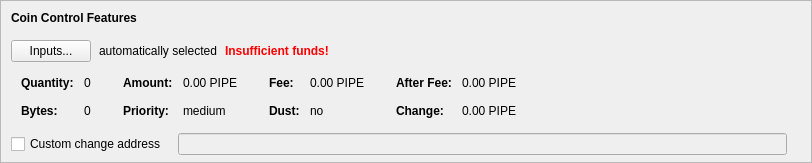
    <widget class="QFrame" name="frameCoinControl">
     <property name="sizePolicy">
      <sizepolicy hsizetype="Expanding" vsizetype="Expanding">
       <horstretch>0</horstretch>
       <verstretch>0</verstretch>
      </sizepolicy>
     </property>
     <property name="maximumSize">
      <size>
       <width>16777215</width>
       <height>16777215</height>
      </size>
     </property>
     <property name="frameShape">
      <enum>QFrame::StyledPanel</enum>
     </property>
     <property name="frameShadow">
      <enum>QFrame::Sunken</enum>
     </property>
     <layout class="QVBoxLayout" name="verticalLayoutCoinControl2">
      <property name="spacing">
       <number>0</number>
      </property>
      <property name="leftMargin">
       <number>0</number>
      </property>
      <property name="topMargin">
       <number>0</number>
      </property>
      <property name="rightMargin">
       <number>0</number>
      </property>
      <property name="bottomMargin">
       <number>6</number>
      </property>
      <item>
       <layout class="QVBoxLayout" name="verticalLayoutCoinControl" stretch="0,0,0,0,1">
        <property name="spacing">
         <number>0</number>
        </property>
        <property name="leftMargin">
         <number>10</number>
        </property>
        <property name="topMargin">
         <number>10</number>
        </property>
        <item>
         <layout class="QHBoxLayout" name="horizontalLayoutCoinControl1">
          <property name="bottomMargin">
           <number>15</number>
          </property>
          <item>
           <widget class="QLabel" name="labelCoinControlFeatures">
            <property name="sizePolicy">
             <sizepolicy hsizetype="Preferred" vsizetype="Maximum">
              <horstretch>0</horstretch>
              <verstretch>0</verstretch>
             </sizepolicy>
            </property>
            <property name="font">
             <font>
              <weight>75</weight>
              <bold>true</bold>
             </font>
            </property>
            <property name="styleSheet">
             <string notr="true">font-weight:bold;</string>
            </property>
            <property name="text">
             <string>Coin Control Features</string>
            </property>
           </widget>
          </item>
         </layout>
        </item>
        <item>
         <layout class="QHBoxLayout" name="horizontalLayoutCoinControl2" stretch="0,0,0,0">
          <property name="spacing">
           <number>8</number>
          </property>
          <property name="bottomMargin">
           <number>10</number>
          </property>
          <item>
           <widget class="QPushButton" name="pushButtonCoinControl">
            <property name="styleSheet">
             <string notr="true"/>
            </property>
            <property name="text">
             <string>Inputs...</string>
            </property>
            <property name="autoDefault">
             <bool>false</bool>
            </property>
           </widget>
          </item>
          <item>
           <widget class="QLabel" name="labelCoinControlAutomaticallySelected">
            <property name="text">
             <string>automatically selected</string>
            </property>
            <property name="margin">
             <number>5</number>
            </property>
           </widget>
          </item>
          <item>
           <widget class="QLabel" name="labelCoinControlInsuffFunds">
            <property name="font">
             <font>
              <weight>75</weight>
              <bold>true</bold>
             </font>
            </property>
            <property name="styleSheet">
             <string notr="true">color:red;font-weight:bold;</string>
            </property>
            <property name="text">
             <string>Insufficient funds!</string>
            </property>
            <property name="margin">
             <number>5</number>
            </property>
           </widget>
          </item>
          <item>
           <spacer name="horizontalSpacerCoinControl">
            <property name="orientation">
             <enum>Qt::Horizontal</enum>
            </property>
            <property name="sizeHint" stdset="0">
             <size>
              <width>40</width>
              <height>1</height>
             </size>
            </property>
           </spacer>
          </item>
         </layout>
        </item>
        <item>
         <widget class="QWidget" name="widgetCoinControl" native="true">
          <property name="sizePolicy">
           <sizepolicy hsizetype="Preferred" vsizetype="Preferred">
            <horstretch>0</horstretch>
            <verstretch>0</verstretch>
           </sizepolicy>
          </property>
          <property name="minimumSize">
           <size>
            <width>0</width>
            <height>0</height>
           </size>
          </property>
          <property name="styleSheet">
           <string notr="true"/>
          </property>
          <layout class="QHBoxLayout" name="horizontalLayoutCoinControl5">
           <property name="leftMargin">
            <number>0</number>
           </property>
           <property name="topMargin">
            <number>0</number>
           </property>
           <property name="rightMargin">
            <number>0</number>
           </property>
           <property name="bottomMargin">
            <number>0</number>
           </property>
           <item>
            <layout class="QHBoxLayout" name="horizontalLayoutCoinControl3" stretch="0,0,0,1">
             <property name="spacing">
              <number>20</number>
             </property>
             <property name="topMargin">
              <number>0</number>
             </property>
             <property name="bottomMargin">
              <number>10</number>
             </property>
             <item>
              <layout class="QFormLayout" name="formLayoutCoinControl1">
               <property name="horizontalSpacing">
                <number>10</number>
               </property>
               <property name="verticalSpacing">
                <number>14</number>
               </property>
               <property name="leftMargin">
                <number>10</number>
               </property>
               <property name="topMargin">
                <number>4</number>
               </property>
               <property name="rightMargin">
                <number>6</number>
               </property>
               <item row="0" column="0">
                <widget class="QLabel" name="labelCoinControlQuantityText">
                 <property name="font">
                  <font>
                   <weight>75</weight>
                   <bold>true</bold>
                  </font>
                 </property>
                 <property name="text">
                  <string>Quantity:</string>
                 </property>
                 <property name="margin">
                  <number>0</number>
                 </property>
                </widget>
               </item>
               <item row="0" column="1">
                <widget class="QLabel" name="labelCoinControlQuantity">
                 <property name="cursor">
                  <cursorShape>IBeamCursor</cursorShape>
                 </property>
                 <property name="contextMenuPolicy">
                  <enum>Qt::ActionsContextMenu</enum>
                 </property>
                 <property name="text">
                  <string notr="true">0</string>
                 </property>
                 <property name="margin">
                  <number>0</number>
                 </property>
                 <property name="textInteractionFlags">
                  <set>Qt::LinksAccessibleByMouse|Qt::TextSelectableByKeyboard|Qt::TextSelectableByMouse</set>
                 </property>
                </widget>
               </item>
               <item row="1" column="0">
                <widget class="QLabel" name="labelCoinControlBytesText">
                 <property name="font">
                  <font>
                   <weight>75</weight>
                   <bold>true</bold>
                  </font>
                 </property>
                 <property name="text">
                  <string>Bytes:</string>
                 </property>
                </widget>
               </item>
               <item row="1" column="1">
                <widget class="QLabel" name="labelCoinControlBytes">
                 <property name="cursor">
                  <cursorShape>IBeamCursor</cursorShape>
                 </property>
                 <property name="contextMenuPolicy">
                  <enum>Qt::ActionsContextMenu</enum>
                 </property>
                 <property name="text">
                  <string notr="true">0</string>
                 </property>
                 <property name="textInteractionFlags">
                  <set>Qt::LinksAccessibleByMouse|Qt::TextSelectableByKeyboard|Qt::TextSelectableByMouse</set>
                 </property>
                </widget>
               </item>
              </layout>
             </item>
             <item>
              <layout class="QFormLayout" name="formLayoutCoinControl2">
               <property name="horizontalSpacing">
                <number>10</number>
               </property>
               <property name="verticalSpacing">
                <number>14</number>
               </property>
               <property name="leftMargin">
                <number>6</number>
               </property>
               <property name="topMargin">
                <number>4</number>
               </property>
               <property name="rightMargin">
                <number>6</number>
               </property>
               <item row="0" column="0">
                <widget class="QLabel" name="labelCoinControlAmountText">
                 <property name="font">
                  <font>
                   <weight>75</weight>
                   <bold>true</bold>
                  </font>
                 </property>
                 <property name="text">
                  <string>Amount:</string>
                 </property>
                 <property name="margin">
                  <number>0</number>
                 </property>
                </widget>
               </item>
               <item row="0" column="1">
                <widget class="QLabel" name="labelCoinControlAmount">
                 <property name="cursor">
                  <cursorShape>IBeamCursor</cursorShape>
                 </property>
                 <property name="contextMenuPolicy">
                  <enum>Qt::ActionsContextMenu</enum>
                 </property>
                 <property name="text">
                  <string notr="true">0.00 PIPE</string>
                 </property>
                 <property name="textInteractionFlags">
                  <set>Qt::LinksAccessibleByMouse|Qt::TextSelectableByKeyboard|Qt::TextSelectableByMouse</set>
                 </property>
                </widget>
               </item>
               <item row="1" column="0">
                <widget class="QLabel" name="labelCoinControlPriorityText">
                 <property name="font">
                  <font>
                   <weight>75</weight>
                   <bold>true</bold>
                  </font>
                 </property>
                 <property name="text">
                  <string>Priority:</string>
                 </property>
                </widget>
               </item>
               <item row="1" column="1">
                <widget class="QLabel" name="labelCoinControlPriority">
                 <property name="cursor">
                  <cursorShape>IBeamCursor</cursorShape>
                 </property>
                 <property name="contextMenuPolicy">
                  <enum>Qt::ActionsContextMenu</enum>
                 </property>
                 <property name="text">
                  <string>medium</string>
                 </property>
                 <property name="textInteractionFlags">
                  <set>Qt::LinksAccessibleByMouse|Qt::TextSelectableByKeyboard|Qt::TextSelectableByMouse</set>
                 </property>
                </widget>
               </item>
              </layout>
             </item>
             <item>
              <layout class="QFormLayout" name="formLayoutCoinControl3">
               <property name="horizontalSpacing">
                <number>10</number>
               </property>
               <property name="verticalSpacing">
                <number>14</number>
               </property>
               <property name="leftMargin">
                <number>6</number>
               </property>
               <property name="topMargin">
                <number>4</number>
               </property>
               <property name="rightMargin">
                <number>6</number>
               </property>
               <item row="0" column="0">
                <widget class="QLabel" name="labelCoinControlFeeText">
                 <property name="font">
                  <font>
                   <weight>75</weight>
                   <bold>true</bold>
                  </font>
                 </property>
                 <property name="text">
                  <string>Fee:</string>
                 </property>
                 <property name="margin">
                  <number>0</number>
                 </property>
                </widget>
               </item>
               <item row="0" column="1">
                <widget class="QLabel" name="labelCoinControlFee">
                 <property name="cursor">
                  <cursorShape>IBeamCursor</cursorShape>
                 </property>
                 <property name="contextMenuPolicy">
                  <enum>Qt::ActionsContextMenu</enum>
                 </property>
                 <property name="text">
                  <string notr="true">0.00 PIPE</string>
                 </property>
                 <property name="textInteractionFlags">
                  <set>Qt::LinksAccessibleByMouse|Qt::TextSelectableByKeyboard|Qt::TextSelectableByMouse</set>
                 </property>
                </widget>
               </item>
               <item row="1" column="0">
                <widget class="QLabel" name="labelCoinControlLowOutputText">
                 <property name="font">
                  <font>
                   <weight>75</weight>
                   <bold>true</bold>
                  </font>
                 </property>
                 <property name="text">
                  <string>Dust:</string>
                 </property>
                </widget>
               </item>
               <item row="1" column="1">
                <widget class="QLabel" name="labelCoinControlLowOutput">
                 <property name="cursor">
                  <cursorShape>IBeamCursor</cursorShape>
                 </property>
                 <property name="contextMenuPolicy">
                  <enum>Qt::ActionsContextMenu</enum>
                 </property>
                 <property name="text">
                  <string>no</string>
                 </property>
                 <property name="textInteractionFlags">
                  <set>Qt::LinksAccessibleByMouse|Qt::TextSelectableByKeyboard|Qt::TextSelectableByMouse</set>
                 </property>
                </widget>
               </item>
              </layout>
             </item>
             <item>
              <layout class="QFormLayout" name="formLayoutCoinControl4">
               <property name="horizontalSpacing">
                <number>10</number>
               </property>
               <property name="verticalSpacing">
                <number>14</number>
               </property>
               <property name="leftMargin">
                <number>6</number>
               </property>
               <property name="topMargin">
                <number>4</number>
               </property>
               <property name="rightMargin">
                <number>6</number>
               </property>
               <item row="0" column="0">
                <widget class="QLabel" name="labelCoinControlAfterFeeText">
                 <property name="font">
                  <font>
                   <weight>75</weight>
                   <bold>true</bold>
                  </font>
                 </property>
                 <property name="text">
                  <string>After Fee:</string>
                 </property>
                 <property name="margin">
                  <number>0</number>
                 </property>
                </widget>
               </item>
               <item row="0" column="1">
                <widget class="QLabel" name="labelCoinControlAfterFee">
                 <property name="cursor">
                  <cursorShape>IBeamCursor</cursorShape>
                 </property>
                 <property name="contextMenuPolicy">
                  <enum>Qt::ActionsContextMenu</enum>
                 </property>
                 <property name="text">
                  <string notr="true">0.00 PIPE</string>
                 </property>
                 <property name="textInteractionFlags">
                  <set>Qt::LinksAccessibleByMouse|Qt::TextSelectableByKeyboard|Qt::TextSelectableByMouse</set>
                 </property>
                </widget>
               </item>
               <item row="1" column="0">
                <widget class="QLabel" name="labelCoinControlChangeText">
                 <property name="font">
                  <font>
                   <weight>75</weight>
                   <bold>true</bold>
                  </font>
                 </property>
                 <property name="text">
                  <string>Change:</string>
                 </property>
                </widget>
               </item>
               <item row="1" column="1">
                <widget class="QLabel" name="labelCoinControlChange">
                 <property name="cursor">
                  <cursorShape>IBeamCursor</cursorShape>
                 </property>
                 <property name="contextMenuPolicy">
                  <enum>Qt::ActionsContextMenu</enum>
                 </property>
                 <property name="text">
                  <string notr="true">0.00 PIPE</string>
                 </property>
                 <property name="textInteractionFlags">
                  <set>Qt::LinksAccessibleByMouse|Qt::TextSelectableByKeyboard|Qt::TextSelectableByMouse</set>
                 </property>
                </widget>
               </item>
              </layout>
             </item>
            </layout>
           </item>
          </layout>
         </widget>
        </item>
        <item>
         <layout class="QHBoxLayout" name="horizontalLayoutCoinControl4" stretch="0,0,0">
          <property name="spacing">
           <number>12</number>
          </property>
          <property name="sizeConstraint">
           <enum>QLayout::SetDefaultConstraint</enum>
          </property>
          <property name="topMargin">
           <number>5</number>
          </property>
          <property name="rightMargin">
           <number>5</number>
          </property>
          <item>
           <widget class="QCheckBox" name="checkBoxCoinControlChange">
            <property name="toolTip">
             <string>If this is activated, but the change address is empty or invalid, change will be sent to a newly generated address.</string>
            </property>
            <property name="text">
             <string>Custom change address</string>
            </property>
           </widget>
          </item>
          <item>
           <widget class="QValidatedLineEdit" name="lineEditCoinControlChange">
            <property name="enabled">
             <bool>false</bool>
            </property>
            <property name="sizePolicy">
             <sizepolicy hsizetype="Expanding" vsizetype="Fixed">
              <horstretch>0</horstretch>
              <verstretch>0</verstretch>
             </sizepolicy>
            </property>
           </widget>
          </item>
          <item>
           <widget class="QLabel" name="labelCoinControlChangeLabel">
            <property name="sizePolicy">
             <sizepolicy hsizetype="Preferred" vsizetype="Expanding">
              <horstretch>0</horstretch>
              <verstretch>0</verstretch>
             </sizepolicy>
            </property>
            <property name="minimumSize">
             <size>
              <width>0</width>
              <height>0</height>
             </size>
            </property>
            <property name="text">
             <string/>
            </property>
            <property name="margin">
             <number>3</number>
            </property>
           </widget>
          </item>
         </layout>
        </item>
        <item>
         <spacer name="verticalSpacerCoinControl">
          <property name="orientation">
           <enum>Qt::Vertical</enum>
          </property>
          <property name="sizeHint" stdset="0">
           <size>
            <width>800</width>
            <height>1</height>
           </size>
          </property>
         </spacer>
        </item>
       </layout>
      </item>
     </layout>
    </widget>
